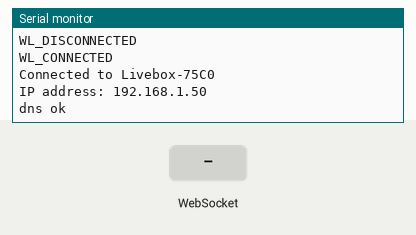
The program below on a simulated ESP8266 (Wemos D1 mini). Parts: the last lines printed to the serial monitor. The test bench sets the inputs (shaded band). WiFi joins after 1.5 s; servers stay silent unless stated; storage starts empty.

Above: at 2.7 s.
2.8 s: WebSocket text "1" received
At 3.8 s:
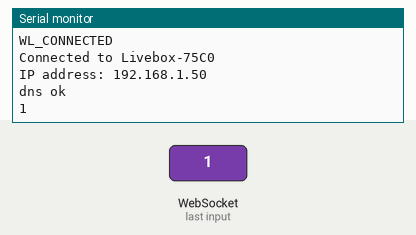
4.3 s: WebSocket text "0" received
At 5.0 s:
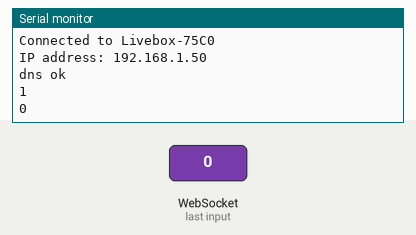

The program:

main.cpp
```cpp
#include <Arduino.h>
#include "user_interface.h"// for os_timer
#include "FS.h"// for open file on flash


#include <WebSocketsServer.h>// Socket server library in 'lib' folder
#include <ESP8266WebServer.h>
#include <ESP8266mDNS.h>
#define TIMER_UPDATE 5000

os_timer_t myTimer;
const char* ssid = "Livebox-75C0";
const char* password = "ipW2j3EzJQg6LF9Er6";

#define D0 16
#define D1 5
#define D2 4
#define D3 0
#define D4 2
#define D5 14
#define D6 12
#define D7 13

WebSocketsServer webSocket = WebSocketsServer(81);
ESP8266WebServer server(80);

const char* wl_status_to_string(int ah) {
	switch (ah) {
		case WL_NO_SHIELD: return "WL_NO_SHIELD";
		case WL_IDLE_STATUS: return "WL_IDLE_STATUS";
		case WL_NO_SSID_AVAIL: return "WL_NO_SSID_AVAIL";
		case WL_SCAN_COMPLETED: return "WL_SCAN_COMPLETED";
		case WL_CONNECTED: return "WL_CONNECTED";
		case WL_CONNECT_FAILED: return "WL_CONNECT_FAILED";
		case WL_CONNECTION_LOST: return "WL_CONNECTION_LOST";
		case WL_DISCONNECTED: return "WL_DISCONNECTED";
		default: return "ERROR NOT VALID WL";
	}
}


const String matrix_3d = "[data] \
{\
	{{1, 1, 1, 1, 1, 1, 1, 1},\
	{1, 0, 0, 0, 0, 0, 0, 1},\
	{1, 0, 0, 0, 0, 0, 0, 1},\
	{1, 0, 0, 0, 0, 0, 0, 1},\
	{1, 0, 0, 0, 0, 0, 0, 1},\
	{1, 0, 0, 0, 0, 0, 0, 1},\
	{1, 0, 0, 0, 0, 0, 0, 1},\
	{1, 1, 1, 1, 1, 1, 1, 1}},\
\
	{{1, 0, 0, 0, 0, 0, 0, 1},\
	{0, 0, 0, 0, 0, 0, 0, 0},\
	{0, 0, 0, 0, 0, 0, 0, 0},\
	{0, 0, 0, 0, 0, 0, 0, 0},\
	{0, 0, 0, 0, 0, 0, 0, 0},\
	{0, 0, 0, 0, 0, 0, 0, 0},\
	{0, 0, 0, 0, 0, 0, 0, 0},\
	{1, 0, 0, 0, 0, 0, 0, 1}},\
\
	{{1, 0, 0, 0, 0, 0, 0, 1},\
	{0, 0, 0, 0, 0, 0, 0, 0},\
	{0, 0, 0, 0, 0, 0, 0, 0},\
	{0, 0, 0, 0, 0, 0, 0, 0},\
	{0, 0, 0, 0, 0, 0, 0, 0},\
	{0, 0, 0, 0, 0, 0, 0, 0},\
	{0, 0, 0, 0, 0, 0, 0, 0},\
	{1, 0, 0, 0, 0, 0, 0, 1}},\
\
	{{1, 0, 0, 0, 0, 0, 0, 1},\
	{0, 0, 0, 0, 0, 0, 0, 0},\
	{0, 0, 0, 0, 0, 0, 0, 0},\
	{0, 0, 0, 0, 0, 0, 0, 0},\
	{0, 0, 0, 0, 0, 0, 0, 0},\
	{0, 0, 0, 0, 0, 0, 0, 0},\
	{0, 0, 0, 0, 0, 0, 0, 0},\
	{1, 0, 0, 0, 0, 0, 0, 1}},\
\
	{{1, 0, 0, 0, 0, 0, 0, 1},\
	{0, 0, 0, 0, 0, 0, 0, 0},\
	{0, 0, 0, 0, 0, 0, 0, 0},\
	{0, 0, 0, 0, 0, 0, 0, 0},\
	{0, 0, 0, 0, 0, 0, 0, 0},\
	{0, 0, 0, 0, 0, 0, 0, 0},\
	{0, 0, 0, 0, 0, 0, 0, 0},\
	{1, 0, 0, 0, 0, 0, 0, 1}},\
\
	{{1, 0, 0, 0, 0, 0, 0, 1},\
	{0, 0, 0, 0, 0, 0, 0, 0},\
	{0, 0, 0, 0, 0, 0, 0, 0},\
	{0, 0, 0, 0, 0, 0, 0, 0},\
	{0, 0, 0, 0, 0, 0, 0, 0},\
	{0, 0, 0, 0, 0, 0, 0, 0},\
	{0, 0, 0, 0, 0, 0, 0, 0},\
	{1, 0, 0, 0, 0, 0, 0, 1}},\
\
	{{1, 0, 0, 0, 0, 0, 0, 1},\
	{0, 0, 0, 0, 0, 0, 0, 0},\
	{0, 0, 0, 0, 0, 0, 0, 0},\
	{0, 0, 0, 0, 0, 0, 0, 0},\
	{0, 0, 0, 0, 0, 0, 0, 0},\
	{0, 0, 0, 0, 0, 0, 0, 0},\
	{0, 0, 0, 0, 0, 0, 0, 0},\
	{1, 0, 0, 0, 0, 0, 0, 1}},\
\
	{{1, 1, 1, 1, 1, 1, 1, 1},\
	{1, 0, 0, 0, 0, 0, 0, 1},\
	{1, 0, 0, 0, 0, 0, 0, 1},\
	{1, 0, 0, 0, 0, 0, 0, 1},\
	{1, 0, 0, 0, 0, 0, 0, 1},\
	{1, 0, 0, 0, 0, 0, 0, 1},\
	{1, 0, 0, 0, 0, 0, 0, 1},\
	{1, 1, 1, 1, 1, 1, 1, 1}},\
}\
";

void webSocketEvent(uint8_t num, WStype_t type, uint8_t * payload, size_t length){
	//Serial.println("socket received");
	if (type == WStype_TEXT)
	{
		// for(size_t i = 0; i < length; i++)
		// {
		// 	Serial.print((char) payload[i]);
		// }
		Serial.println((char*)payload);
		// Serial.println();
	}
}

void fixedLoop(void *pArg)// delay function didnt work in this scope
{
	// String sensorValue =  String(analogRead(A0)) + ", " ;
	// char sendValue[sensorValue.length() + 1];
	// sensorValue.toCharArray(sendValue, sensorValue.length() + 1);
	// webSocket.broadcastTXT(sendValue, sensorValue.length());

	// delay(5000);

	// Serial.println(matrix_3d);


}

void setup() {
	Serial.setTimeout(10);
	Serial.begin(115200);
  WiFi.begin(ssid, password);

  uint64_t timeStamp = millis();
	while (WiFi.status() != WL_CONNECTED)
	{
		if(millis() - timeStamp > 10000)
		{
			ESP.restart();
			Serial.println("restarting");

		}
		delay(500);
		Serial.println(wl_status_to_string(WiFi.status()));
	}
	Serial.println("");
	Serial.print("Connected to ");
	Serial.println(ssid);
	Serial.print("IP address: ");
	Serial.println(WiFi.localIP());

	SPIFFS.begin();

	server.serveStatic("/", SPIFFS, "/index.html");
	server.serveStatic("/main.js", SPIFFS, "/main.js");
	server.serveStatic("/main.css", SPIFFS, "/main.css");


	// server.on("/", [](){
	// server.send(200, "text/html", WebPage);
	// });


	if (!MDNS.begin("matrix"))
	{
	Serial.println("dns error");
	}
	else
	{
	Serial.println("dns ok");
	}
	server.begin();

	webSocket.begin();
	webSocket.onEvent(webSocketEvent);

	os_timer_setfn(&myTimer, fixedLoop, NULL);
	os_timer_arm(&myTimer, TIMER_UPDATE, true);


}

void loop() {
	MDNS.update();
	webSocket.loop();
	server.handleClient();


	if (Serial.available() > 0){
		char c[] = {(char)Serial.read()};
		webSocket.broadcastTXT(c, sizeof(c));
	}
}
```

Measured:
- after the input at 2.8 s, the serial monitor: prints a new line at once (image 1)
- after the input at 4.3 s, the serial monitor: prints a new line at once (image 2)
